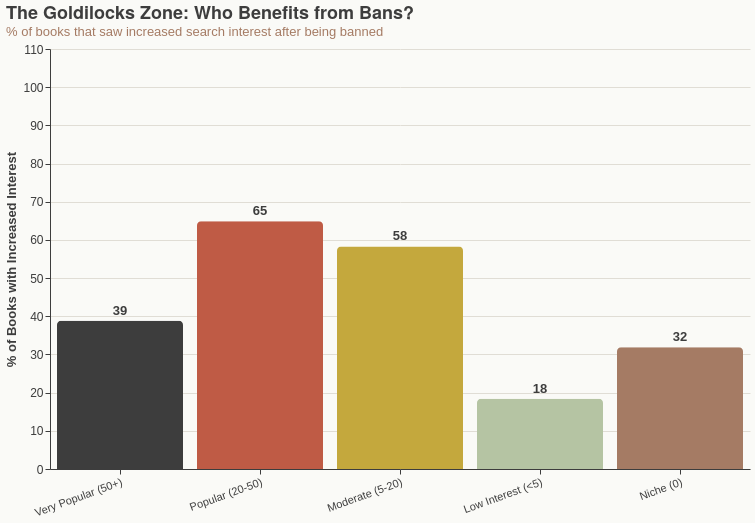

Notebook source saved alongside this figure:
### Markdown cell above
### Chart 2a: The Goldilocks Zone — Spike Rate ⭐

### Code cell
tier_order = ["Very Popular (50+)", "Popular (20-50)", "Moderate (5-20)",
              "Low Interest (<5)", "Niche (0)"]
rows = []
for tier in tier_order:
    sub = gt[gt["pre_ban_popularity"] == tier]
    if len(sub) == 0: continue
    rows.append({
        "Tier": tier,
        "Spike Rate (%)": round(sub["searches_increased"].mean() * 100, 1),
        "Mean Spike Magnitude": round(sub["spike_magnitude"].mean(), 2),
        "N": len(sub),
    })
tier_df = pd.DataFrame(rows)

tier_colors = {"Very Popular (50+)": CHARCOAL, "Popular (20-50)": TERRACOTTA,
               "Moderate (5-20)": GOLD, "Low Interest (<5)": SAGE, "Niche (0)": CLAY}

bars = (
    alt.Chart(tier_df).mark_bar(cornerRadiusTopLeft=4, cornerRadiusTopRight=4)
    .encode(
        x=alt.X("Tier:N", sort=tier_order, title=None,
                 axis=alt.Axis(labelAngle=-20, labelFontSize=11)),
        y=alt.Y("Spike Rate (%):Q", title="% of Books with Increased Interest",
                 scale=alt.Scale(domain=[0, 105])),
        color=alt.Color("Tier:N", sort=tier_order,
                         scale=alt.Scale(domain=list(tier_colors.keys()),
                                         range=list(tier_colors.values())),
                         legend=None),
        tooltip=["Tier", "Spike Rate (%)", "N"],
    )
    .properties(title={"text": "The Goldilocks Zone: Who Benefits from Bans?",
                        "subtitle": "% of books that saw increased search interest after being banned"})
)
text = (
    alt.Chart(tier_df).mark_text(dy=-10, fontSize=13, fontWeight="bold", color=TEXT_COLOR)
    .encode(x=alt.X("Tier:N", sort=tier_order), y="Spike Rate (%):Q",
            text=alt.Text("Spike Rate (%):Q", format=".0f"))
)
save_chart(bars + text, "02a_goldilocks_spike_rate")

### Figure 1 — Vega-Lite specification as saved in the notebook (floating-point values rounded to 4 significant figures)
{"config": {"background": "#FAFAF7", "title": {"fontSize": 18, "font": "Helvetica Neue, Arial, sans-serif", "color": "#3D3D3D", "anchor": "start", "subtitleFontSize": 13, "subtitleColor": "#A57B64"}, "axis": {"labelFontSize": 12, "titleFontSize": 13, "titleColor": "#3D3D3D", "labelColor": "#3D3D3D", "gridColor": "#E0DDD5", "domainColor": "#3D3D3D", "tickColor": "#3D3D3D"}, "legend": {"labelFontSize": 12, "titleFontSize": 13, "labelColor": "#3D3D3D", "titleColor": "#3D3D3D"}, "view": {"strokeWidth": 0}, "range": {"category": ["#BF5B45", "#C4A83D", "#3D3D3D", "#B5C4A3", "#A57B64"]}}, "layer": [{"mark": {"type": "bar", "cornerRadiusTopLeft": 4, "cornerRadiusTopRight": 4}, "encoding": {"color": {"field": "Tier", "legend": null, "scale": {"domain": ["Very Popular (50+)", "Popular (20-50)", "Moderate (5-20)", "Low Interest (<5)", "Niche (0)"], "range": ["#3D3D3D", "#BF5B45", "#C4A83D", "#B5C4A3", "#A57B64"]}, "sort": ["Very Popular (50+)", "Popular (20-50)", "Moderate (5-20)", "Low Interest (<5)", "Niche (0)"], "type": "nominal"}, "tooltip": [{"field": "Tier", "type": "nominal"}, {"field": "Spike Rate (%)", "type": "quantitative"}, {"field": "N", "type": "quantitative"}], "x": {"axis": {"labelAngle": -20, "labelFontSize": 11}, "field": "Tier", "sort": ["Very Popular (50+)", "Popular (20-50)", "Moderate (5-20)", "Low Interest (<5)", "Niche (0)"], "title": null, "type": "nominal"}, "y": {"field": "Spike Rate (%)", "scale": {"domain": [0, 105]}, "title": "% of Books with Increased Interest", "type": "quantitative"}}, "title": {"text": "The Goldilocks Zone: Who Benefits from Bans?", "subtitle": "% of books that saw increased search interest after being banned"}}, {"mark": {"type": "text", "color": "#3D3D3D", "dy": -10, "fontSize": 13, "fontWeight": "bold"}, "encoding": {"text": {"field": "Spike Rate (%)", "format": ".0f", "type": "quantitative"}, "x": {"field": "Tier", "sort": ["Very Popular (50+)", "Popular (20-50)", "Moderate (5-20)", "Low Interest (<5)", "Niche (0)"], "type": "nominal"}, "y": {"field": "Spike Rate (%)", "type": "quantitative"}}}], "data": {"name": "data-0f7906149bd156372bafe07ab5bd9f00"}, "height": 420, "width": 700, "$schema": "https://vega.github.io/schema/vega-lite/v5.8.0.json", "datasets": {"data-0f7906149bd156372bafe07ab5bd9f00": [{"Tier": "Very Popular (50+)", "Spike Rate (%)": 38.8, "Mean Spike Magnitude": -5.25, "N": 556}, {"Tier": "Popular (20-50)", "Spike Rate (%)": 64.9, "Mean Spike Magnitude": 6.37, "N": 336}, {"Tier": "Moderate (5-20)", "Spike Rate (%)": 58.3, "Mean Spike Magnitude": 4.95, "N": 199}, {"Tier": "Low Interest (<5)", "Spike Rate (%)": 18.4, "Mean Spike Magnitude": -0.27, "N": 870}, {"Tier": "Niche (0)", "Spike Rate (%)": 31.9, "Mean Spike Magnitude": 0.46, "N": 1502}]}}
